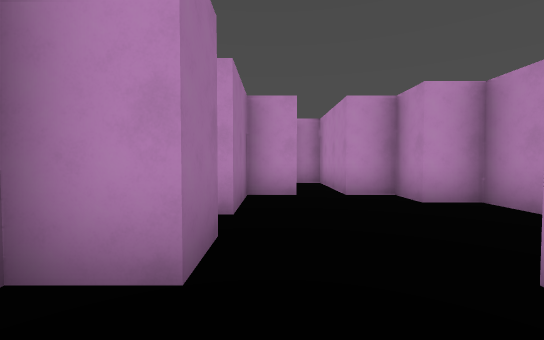
view 1 (above)

16 first-person views from a walk through a Godot game level. The camera is 1.4 m above the floor, tilts 2° down and sees 90° across. The floor is counted in squares, 2 m on a side. Each view is taken from the middle of a square. On the plan, view 1 faces up. The plan holds only what a view shows up to about 9 squares ahead; the rest is blank. The place goes on beyond the plan. Characters and animated objects are not drawn.

view 2
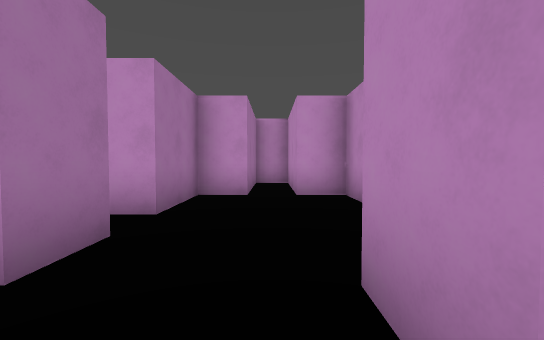

view 3
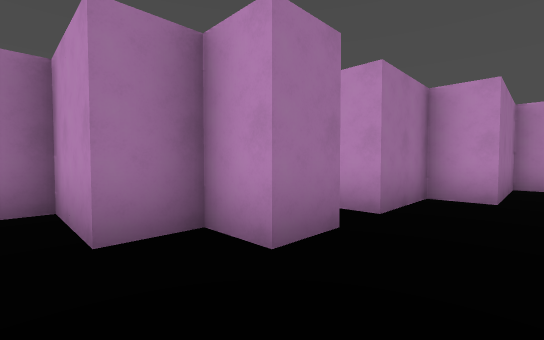

view 4
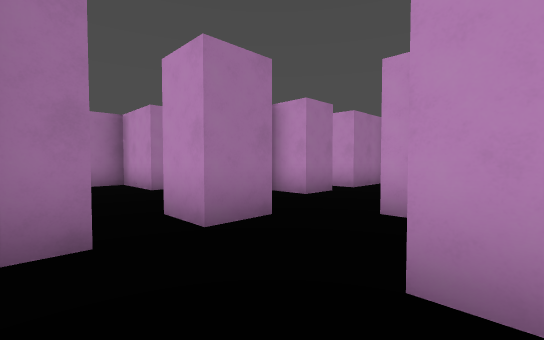

view 5
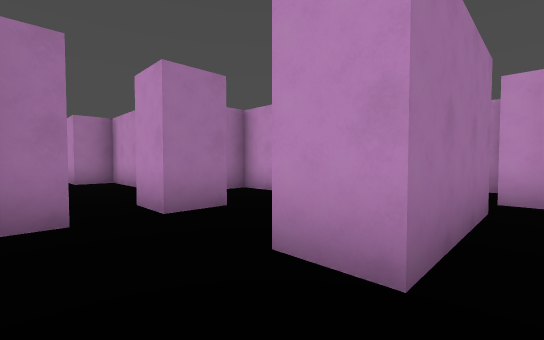

view 6
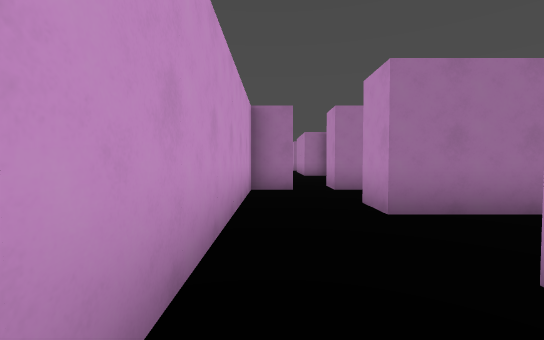

view 7
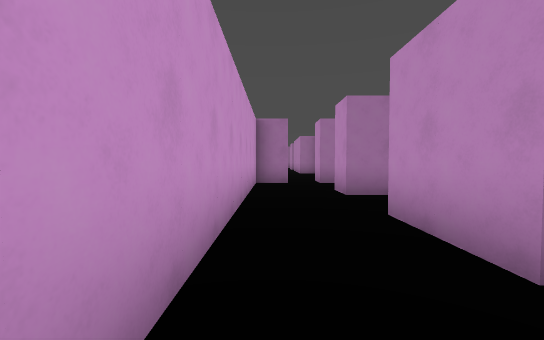

view 8
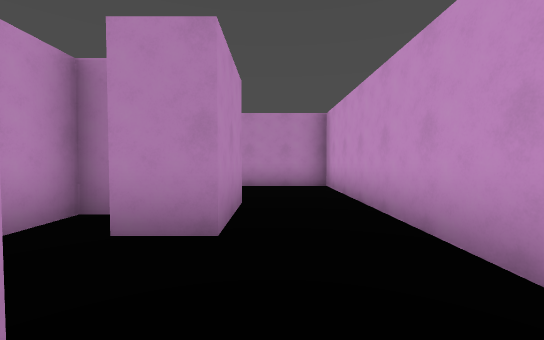

view 9
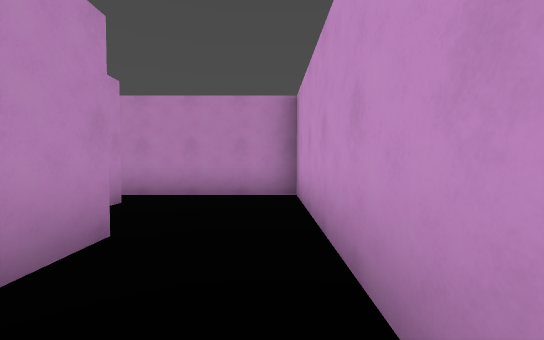

view 10
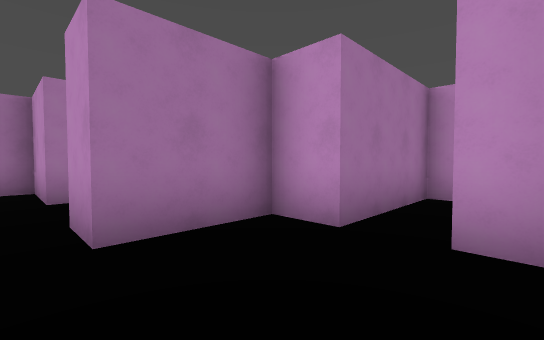

view 11
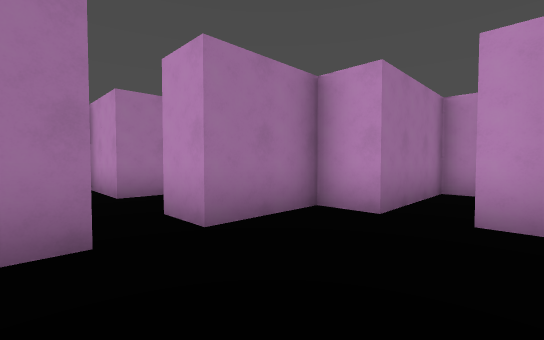

view 12
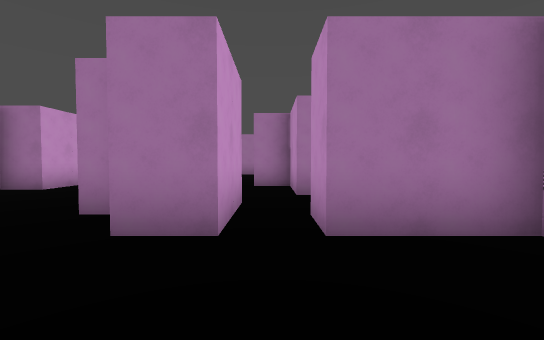

view 13
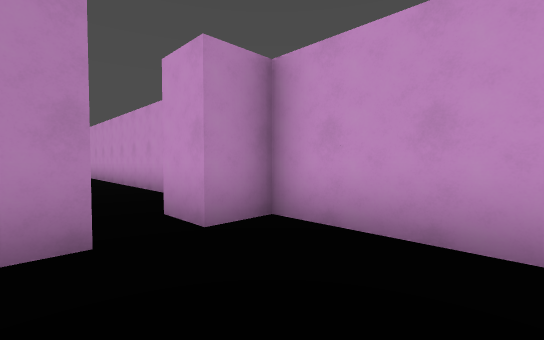

view 14
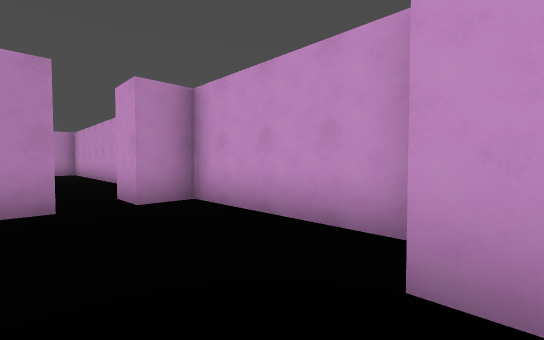

view 15
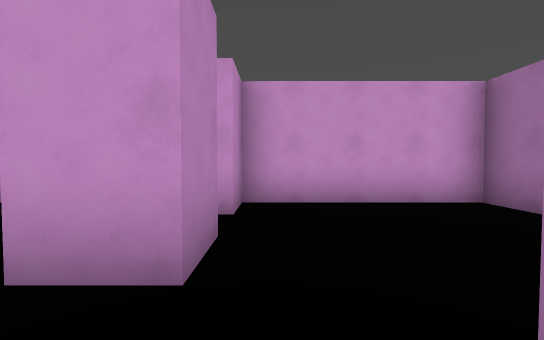

view 16
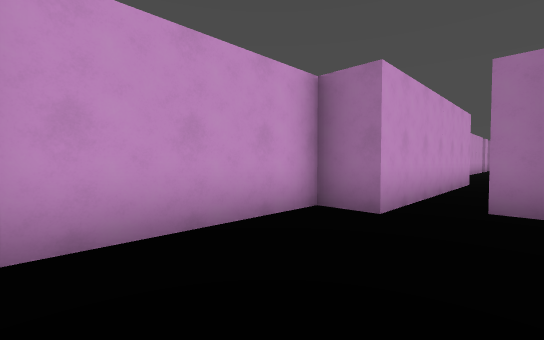

### Floor plan
Points are (right, up) in squares from view 1. A wall is a line through its corners. A room is listed if a view was taken in it or the views show most of it. See-through windows are left out.
Room 1 (views 1, 2, 3, 13, 14, 15, 16)
walls: (-0.5, -1.5) (-0.5, -0.5) (0.5, -0.5) (0.5, -1.5) (-0.5, -1.5); (-0.5, 2.5) (-0.5, 1.5) (-1.5, 1.5) (-1.5, 0.5) (-3.5, 0.5) (-3.5, -0.5) (-5.5, -0.5) (-5.5, -1.5) (-6.5, -1.5); (1.5, 0.5) (1.5, 1.5); (-10.5, -2.5) (-4.5, -2.5) (-4.5, -3.5) (-0.5, -3.5) (-0.5, -2.5) (0.5, -2.5) (0.5, -3.5) (2.5, -3.5)
ways out: opening at (3, -2.5) to room 2
Room 2 (views 4, 5, 6, 7, 8, 9)
walls: (7.5, -1.5) (5.5, -1.5) (5.5, -0.5); (6.5, 0) (6.5, 0.5) (5.5, 0.5); (2.5, -3.5) (10.5, -3.5) (10.5, 0.1); (3.5, 1.5) (3.5, -1.5) (2.5, -1.5); (4.1, 2.5) (3.5, 2.5)
ways out: opening at (3, -2.5) to room 1
Room 3 (views 10, 11, 12)
walls: (3.5, 3.5) (3.5, 4.5) (2.5, 4.5) (2.5, 5.5) (1.5, 5.5) (1.5, 8.5) (0.5, 8.5) (0.5, 5.5) (-0.5, 5.5) (-0.5, 3.5)

Where each view was taken, in squares from view 1:
view 1: 0 up, 0 right, facing up
view 2: 0 up, 1 right, facing up
view 3: 0 up, 1 right, facing up-left
view 4: 3 down, 3 right, facing up-left
view 5: 3 down, 4 right, facing up-left
view 6: 3 down, 7 right, facing left
view 7: 3 down, 9 right, facing left
view 8: 2 down, 3 right, facing right
view 9: 3 down, 5 right, facing right
view 10: 3 up, 2 right, facing up-left
view 11: 2 up, 2 right, facing up-left
view 12: 3 up, 2 right, facing left
view 13: 1 down, 3 left, facing down-right
view 14: 1 down, 5 left, facing down-right
view 15: 1 up, 1 left, facing down
view 16: 1 down, 1 left, facing down-left
